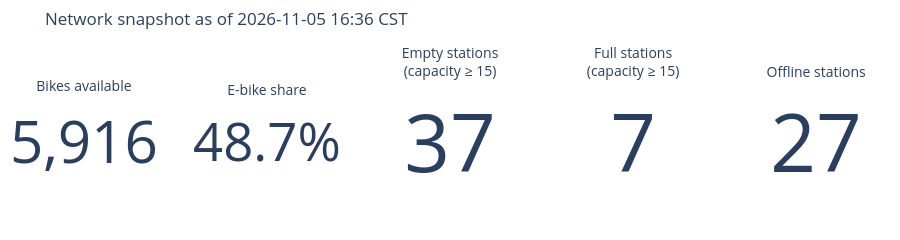

The cell this chart's notebook holds for it:
### Code cell
bikes, ebikes = int(renting["num_bikes_available"].sum()), int(renting["num_ebikes_available"].sum())
kpis = [
    ("Bikes available", bikes, ""),
    ("E-bike share", 100 * ebikes / max(bikes, 1), "%"),
    (f"Empty stations<br>(capacity ≥ {MIN_CAPACITY})", int((large["state"] == "Empty").sum()), ""),
    (f"Full stations<br>(capacity ≥ {MIN_CAPACITY})", int((large["state"] == "Full").sum()), ""),
    ("Offline stations", int((stations["is_renting"] == 0).sum()), ""),
]
fig = make_subplots(rows=1, cols=len(kpis), specs=[[{"type": "indicator"}] * len(kpis)])
for i, (title, value, suffix) in enumerate(kpis, start=1):
    fig.add_trace(go.Indicator(mode="number", value=value, title={"text": title, "font": {"size": 14}},
                               number={"suffix": suffix, "valueformat": ",.1f" if suffix else ",.0f"}), row=1, col=i)
fig.update_layout(template=TEMPLATE, height=190, margin=dict(t=50, b=10, l=10, r=10),
                  title=f"Network snapshot as of {as_of}")
fig.show()

### Figure 1 — Plotly figure (JSON) as saved in the notebook; plotly's stock layout.template omitted (floating-point values rounded to 4 significant figures)
{"data": [{"domain": {"x": [0, 0.168], "y": [0, 1]}, "mode": "number", "number": {"suffix": "", "valueformat": ",.0f"}, "title": {"font": {"size": 14}, "text": "Bikes available"}, "type": "indicator", "value": 5916}, {"domain": {"x": [0.208, 0.376], "y": [0, 1]}, "mode": "number", "number": {"suffix": "%", "valueformat": ",.1f"}, "title": {"font": {"size": 14}, "text": "E-bike share"}, "type": "indicator", "value": 48.75}, {"domain": {"x": [0.416, 0.584], "y": [0, 1]}, "mode": "number", "number": {"suffix": "", "valueformat": ",.0f"}, "title": {"font": {"size": 14}, "text": "Empty stations<br>(capacity ≥ 15)"}, "type": "indicator", "value": 37}, {"domain": {"x": [0.624, 0.792], "y": [0, 1]}, "mode": "number", "number": {"suffix": "", "valueformat": ",.0f"}, "title": {"font": {"size": 14}, "text": "Full stations<br>(capacity ≥ 15)"}, "type": "indicator", "value": 7}, {"domain": {"x": [0.832, 1], "y": [0, 1]}, "mode": "number", "number": {"suffix": "", "valueformat": ",.0f"}, "title": {"font": {"size": 14}, "text": "Offline stations"}, "type": "indicator", "value": 27}], "layout": {"height": 190, "margin": {"b": 10, "l": 10, "r": 10, "t": 50}, "title": {"text": "Network snapshot as of 2026-11-05 16:36 CST"}}}
